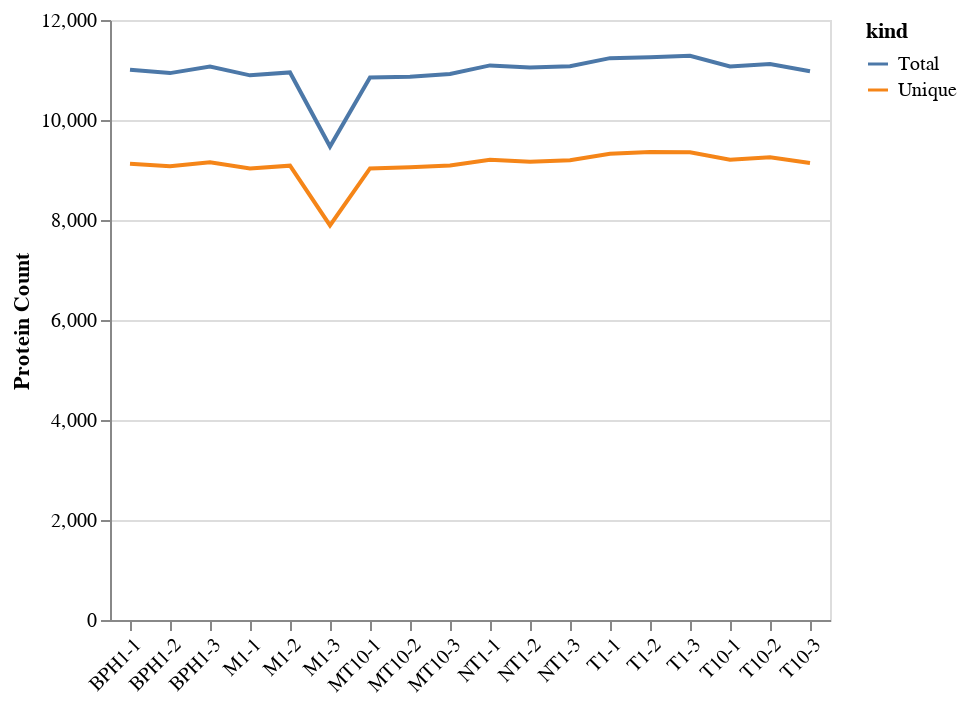

The cell this chart's notebook holds for it:
### Code cell
grouped = df.groupby(["sample_name", "bio_rep", "modified_sequence", "protein_ids"]).mean()
grouped.reset_index(["modified_sequence", "protein_ids"], inplace=True)

protein_data = pd.DataFrame()
for s in samples:
    for r in reps:
        data = grouped.loc[(s, r), :]
        small = pd.DataFrame({
            "sample":f"{s}-{r}",
            "values":[len(data.protein_ids.drop_duplicates()), len(data[data.proteotypic==1].protein_ids.drop_duplicates())],
            "kind":["Total", "Unique"]
        })
        protein_data = pd.concat([protein_data, small]).reset_index(drop=True)

alt.Chart(protein_data).mark_bar().encode(
    x=alt.X("kind:N", title="",
                axis=alt.Axis(labelAngle=-45)),
    y=alt.Y("values:Q", title="Protein Count"),
    column="sample:N",
    color="kind:N"
)

alt.Chart(protein_data).mark_line().encode(
    x=alt.X("sample:N", title="",
                axis=alt.Axis(labelAngle=-45)),
    y=alt.Y("values:Q", title="Protein Count"),
    # column="sample:N",
    color="kind:N"
)

### Figure 1 — Vega-Lite specification as saved in the notebook (floating-point values rounded to 4 significant figures)
{"config": {"view": {"continuousWidth": 400, "continuousHeight": 300}}, "data": {"name": "data-cb55471cf048d7d273ec6aafdbde6e88"}, "mark": "line", "encoding": {"color": {"field": "kind", "type": "nominal"}, "x": {"axis": {"labelAngle": -45}, "field": "sample", "title": "", "type": "nominal"}, "y": {"field": "values", "title": "Protein Count", "type": "quantitative"}}, "$schema": "https://vega.github.io/schema/vega-lite/v4.17.0.json", "datasets": {"data-cb55471cf048d7d273ec6aafdbde6e88": [{"sample": "BPH1-1", "values": 11005, "kind": "Total"}, {"sample": "BPH1-1", "values": 9124, "kind": "Unique"}, {"sample": "BPH1-3", "values": 11070, "kind": "Total"}, {"sample": "BPH1-3", "values": 9155, "kind": "Unique"}, {"sample": "BPH1-2", "values": 10938, "kind": "Total"}, {"sample": "BPH1-2", "values": 9076, "kind": "Unique"}, {"sample": "M1-1", "values": 10893, "kind": "Total"}, {"sample": "M1-1", "values": 9028, "kind": "Unique"}, {"sample": "M1-3", "values": 9469, "kind": "Total"}, {"sample": "M1-3", "values": 7892, "kind": "Unique"}, {"sample": "M1-2", "values": 10951, "kind": "Total"}, {"sample": "M1-2", "values": 9086, "kind": "Unique"}, {"sample": "MT10-1", "values": 10851, "kind": "Total"}, {"sample": "MT10-1", "values": 9031, "kind": "Unique"}, {"sample": "MT10-3", "values": 10922, "kind": "Total"}, {"sample": "MT10-3", "values": 9090, "kind": "Unique"}, {"sample": "MT10-2", "values": 10863, "kind": "Total"}, {"sample": "MT10-2", "values": 9055, "kind": "Unique"}, {"sample": "NT1-1", "values": 11092, "kind": "Total"}, {"sample": "NT1-1", "values": 9204, "kind": "Unique"}, {"sample": "NT1-3", "values": 11075, "kind": "Total"}, {"sample": "NT1-3", "values": 9196, "kind": "Unique"}, {"sample": "NT1-2", "values": 11048, "kind": "Total"}, {"sample": "NT1-2", "values": 9166, "kind": "Unique"}, {"sample": "T1-1", "values": 11237, "kind": "Total"}, {"sample": "T1-1", "values": 9323, "kind": "Unique"}, {"sample": "T1-3", "values": 11286, "kind": "Total"}, {"sample": "T1-3", "values": 9356, "kind": "Unique"}, {"sample": "T1-2", "values": 11255, "kind": "Total"}, {"sample": "T1-2", "values": 9358, "kind": "Unique"}, {"sample": "T10-1", "values": 11070, "kind": "Total"}, {"sample": "T10-1", "values": 9206, "kind": "Unique"}, {"sample": "T10-3", "values": 10976, "kind": "Total"}, {"sample": "T10-3", "values": 9141, "kind": "Unique"}, {"sample": "T10-2", "values": 11121, "kind": "Total"}, {"sample": "T10-2", "values": 9255, "kind": "Unique"}]}}
